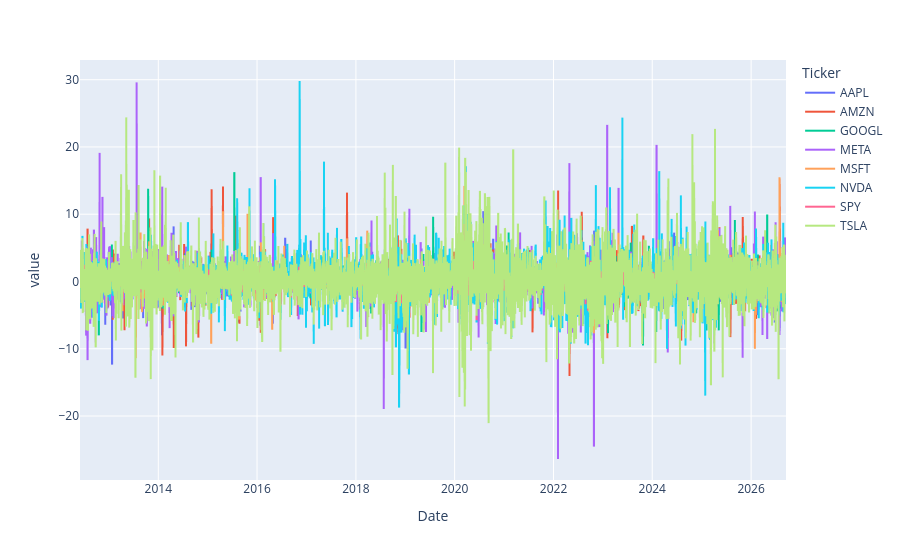

Notebook source saved alongside this figure:
### Code cell
fig2 = px.line(change, color='Ticker')
fig2.show()

### Figure 1 — Plotly figure (JSON) as saved in the notebook; plotly's stock layout.template omitted (floating-point values rounded to 4 significant figures; data arrays with more than 128 entries replaced by an {"elided": "..."} marker saying what was removed)
{"data": [{"hovertemplate": "Ticker=AAPL<br>Date=%{x}<br>value=%{y}<extra></extra>", "legendgroup": "AAPL", "line": {"color": "#636efa", "dash": "solid"}, "marker": {"symbol": "circle"}, "mode": "lines", "name": "AAPL", "showlegend": true, "type": "scattergl", "x": {"elided": "3593 str values"}, "xaxis": "x", "y": {"elided": "3593 float values"}, "yaxis": "y"}, {"hovertemplate": "Ticker=AMZN<br>Date=%{x}<br>value=%{y}<extra></extra>", "legendgroup": "AMZN", "line": {"color": "#EF553B", "dash": "solid"}, "marker": {"symbol": "circle"}, "mode": "lines", "name": "AMZN", "showlegend": true, "type": "scattergl", "x": {"elided": "3593 str values"}, "xaxis": "x", "y": {"elided": "3593 float values"}, "yaxis": "y"}, {"hovertemplate": "Ticker=GOOGL<br>Date=%{x}<br>value=%{y}<extra></extra>", "legendgroup": "GOOGL", "line": {"color": "#00cc96", "dash": "solid"}, "marker": {"symbol": "circle"}, "mode": "lines", "name": "GOOGL", "showlegend": true, "type": "scattergl", "x": {"elided": "3593 str values"}, "xaxis": "x", "y": {"elided": "3593 float values"}, "yaxis": "y"}, {"hovertemplate": "Ticker=META<br>Date=%{x}<br>value=%{y}<extra></extra>", "legendgroup": "META", "line": {"color": "#ab63fa", "dash": "solid"}, "marker": {"symbol": "circle"}, "mode": "lines", "name": "META", "showlegend": true, "type": "scattergl", "x": {"elided": "3593 str values"}, "xaxis": "x", "y": {"elided": "3593 float values"}, "yaxis": "y"}, {"hovertemplate": "Ticker=MSFT<br>Date=%{x}<br>value=%{y}<extra></extra>", "legendgroup": "MSFT", "line": {"color": "#FFA15A", "dash": "solid"}, "marker": {"symbol": "circle"}, "mode": "lines", "name": "MSFT", "showlegend": true, "type": "scattergl", "x": {"elided": "3593 str values"}, "xaxis": "x", "y": {"elided": "3593 float values"}, "yaxis": "y"}, {"hovertemplate": "Ticker=NVDA<br>Date=%{x}<br>value=%{y}<extra></extra>", "legendgroup": "NVDA", "line": {"color": "#19d3f3", "dash": "solid"}, "marker": {"symbol": "circle"}, "mode": "lines", "name": "NVDA", "showlegend": true, "type": "scattergl", "x": {"elided": "3593 str values"}, "xaxis": "x", "y": {"elided": "3593 float values"}, "yaxis": "y"}, {"hovertemplate": "Ticker=SPY<br>Date=%{x}<br>value=%{y}<extra></extra>", "legendgroup": "SPY", "line": {"color": "#FF6692", "dash": "solid"}, "marker": {"symbol": "circle"}, "mode": "lines", "name": "SPY", "showlegend": true, "type": "scattergl", "x": {"elided": "3593 str values"}, "xaxis": "x", "y": {"elided": "3593 float values"}, "yaxis": "y"}, {"hovertemplate": "Ticker=TSLA<br>Date=%{x}<br>value=%{y}<extra></extra>", "legendgroup": "TSLA", "line": {"color": "#B6E880", "dash": "solid"}, "marker": {"symbol": "circle"}, "mode": "lines", "name": "TSLA", "showlegend": true, "type": "scattergl", "x": {"elided": "3593 str values"}, "xaxis": "x", "y": {"elided": "3593 float values"}, "yaxis": "y"}], "layout": {"legend": {"title": {"text": "Ticker"}, "tracegroupgap": 0}, "margin": {"t": 60}, "xaxis": {"anchor": "y", "domain": [0, 1], "title": {"text": "Date"}}, "yaxis": {"anchor": "x", "domain": [0, 1], "title": {"text": "value"}}}}
